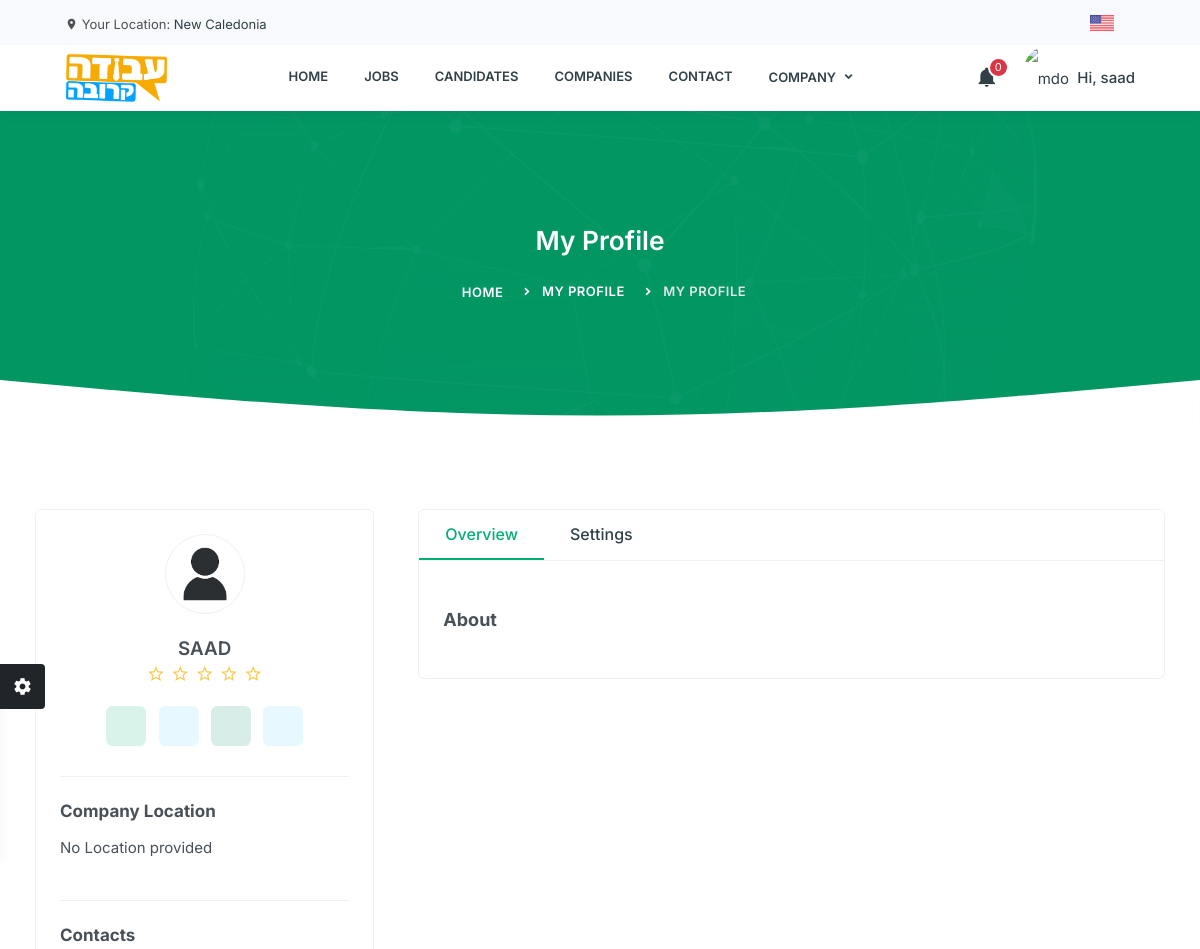
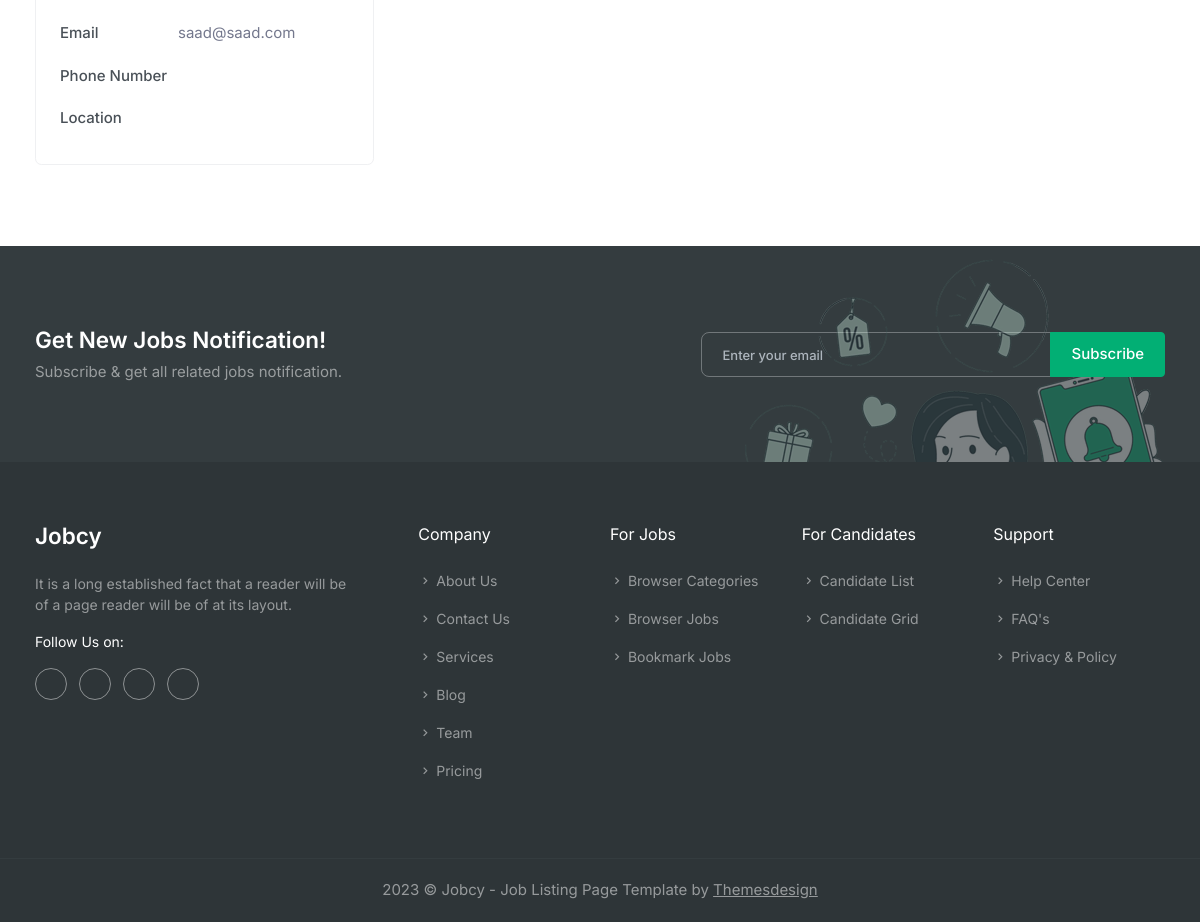
Page /profile (signed in) on the committed database (2 pictures, top to bottom).
### pages/models.py (models this page shows)
class User(AbstractUser):
    is_company = models.BooleanField(default=False)

### jobcy/views.py (the view)
# urls.py: path('profile',views.Profile.as_view(),name='profile'),
class Profile(LoginRequiredMixin, TemplateView):
    template_name = ""
    login_url = reverse_lazy('sign-in')
    def get_context_data(self, **kwargs):
        context = super().get_context_data(**kwargs)
        print(self.request.user)
        if not self.request.user.is_company:
            self.template_name = "profile.html"
            user_info = UserInfo.objects.get(user=self.request.user)
            locations = Location.objects.all()
            context['locations'] = locations
            context['user_info'] = user_info
            if context['user_info'].education_details:
                context['user_info'].education_details = eval(context['user_info'].education_details)
            if context['user_info'].experience_details:
                context['user_info'].experience_details = eval(context['user_info'].experience_details)
            context['languages'] = context['user_info'].languages.split(', ') if context['user_info'].languages else []
            context['skills'] = context['user_info'].skills.split(', ') if context['user_info'].skills else []
            context['cv_file'] = context['cv_file'] if "cv_file" in context.keys() else ""
            if context["cv_file"] != "":
                context['file_size'] = convert_size(user_info.cv_file.size)
            return context
        else:
            print("hello")
            self.template_name = "profile-company.html"
            locations = Location.objects.all()
            context['locations'] = locations
            company_info = CompanyInfo.objects.get(user=self.request.user)
            context['company_info'] = company_info
            return context

### company/models.py (called while the page is built)
    def __str__(self):
        return self.location

### templates/profile-company.html (shortened to what this page needs)
{% extends 'partials/base.html' %}
{% load static %}
{% block extra_css %}
        <link rel="stylesheet" href="{% static 'libs/choices.js/public/assets/styles/choices.min.css' %}">
{% endblock extra_css %}
{% block content %}
                    <section class="page-title-box">
                        <div class="container">
                            <div class="row justify-content-center">
                                <div class="col-md-6">
                                    <div class="text-center text-white">
                                        <h3 class="mb-4">My Profile</h3>
                                        <div class="page-next">
                                            <nav class="d-inline-block" aria-label="breadcrumb text-center">
                                                <ol class="breadcrumb justify-content-center">
                                                    <li class="breadcrumb-item"><a href="index.html">Home</a></li>
                                                    <li class="breadcrumb-item"><a href="javascript:void(0)">My Profile</a></li>
                                                    <li class="breadcrumb-item active" aria-current="page"> My Profile </li>
                                                </ol>
                                            </nav>
                                        </div>
                                    </div>
                                </div>
                            </div>
                        </div>
                    </section>
                    <div class="position-relative" style="z-index: 1">
                        <div class="shape">
                        </div>
                    </div>
                    <section class="section">
                        <div class="container">
                            <div class="row">
                                <div class="col-lg-4">
                                    <div class="card profile-sidebar me-lg-4">
                                        <div class="card-body p-4">
                                            <div class="text-center pb-4 border-bottom">
                                                <img src="{% if not company_info.profile_pic %}{% static 'images/profile.jpg' %}{% else %}/{{ company_info.profile_pic }}{% endif %}" alt=""
                                                    class="avatar-lg img-thumbnail rounded-circle mb-4" />
                                                <h5 class="mb-0 text-uppercase">{% if not company_info.company_name %}{{ request.user.username }}{% else %}{{ company_info.company_name }}{% endif %}</h5>
                                                <ul class="list-inline d-flex justify-content-center align-items-center ">
                                                    <li class="list-inline-item text-warning fs-19">
                                                        <i class="mdi mdi-star-outline"></i>
                                                        <i class="mdi mdi-star-outline"></i>
                                                        <i class="mdi mdi-star-outline"></i>
                                                        <i class="mdi mdi-star-outline"></i>
                                                        <i class="mdi mdi-star-outline"></i>
                                                    </li>
                                                </ul>
                                                <ul class="candidate-detail-social-menu list-inline mb-0">
                                                    <li class="list-inline-item">
                                                        <a target="_blank" href="{{ company_info.facebook }}" class="social-link rounded-3 btn-soft-primary"></a>
                                                    </li>
                                                    <li class="list-inline-item">
                                                        <a target="_blank" href="{{ company_info.twitter }}" class="social-link rounded-3 btn-soft-info"></a>
                                                    </li>
                                                    <li class="list-inline-item">
                                                        <a target="_blank" href="{{ company_info.watsapp }}" class="social-link rounded-3 btn-soft-success"></a>
                                                    </li>
                                                    <li class="list-inline-item">
                                                        <a target="_blank" href="{{ company_info.linkedin }}" class="social-link rounded-3 btn-soft-info"></a>
                                                    </li>
                                                </ul>
                                            </div>
                                            <div class="mt-4 border-bottom pb-4">
                                                <h5 class="fs-17 fw-bold mb-3">Company Location</h5>
                                                    {% if company_info.location_url %}
                                                        <iframe src="{{company_info.location_url}}"
                                                        style="width:100%"  height="250" allowfullscreen=
                                                        "" loading="lazy"></iframe>
                                                    {% else %}
                                                        <p> No Location provided </p>
                                                    {% endif %}
                                            </div>
                                            <div class="mt-4">
                                                <h5 class="fs-17 fw-bold mb-3">Contacts</h5>
                                                <div class="profile-contact">
                                                    <ul class="list-unstyled mb-0">
                                                        <li>
                                                            <div class="d-flex">
                                                                <label>Email</label>
                                                                <div>
                                                                    <p class="text-muted text-break mb-0">
                                                                        {% if user.email %}{{ user.email }}{% endif %}
                                                                    </p>
                                                                </div>
                                                            </div>
                                                        </li>
                                                        <li>
                                                            <div class="d-flex">
                                                                <label>Phone Number</label>
                                                            </div>
                                                        </li>
                                                        <li>
                                                            <div class="d-flex">
                                                                <label>Location</label>
                                                            </div>
                                                        </li>
                                                    </ul>
                                                </div>
                                            </div>
                                        </div>
                                    </div>
                                </div>
                                <div class="col-lg-8">
                                    <div class="card profile-content-page mt-4 mt-lg-0">
                                        <ul class="profile-content-nav nav nav-pills border-bottom mb-4" id="pills-tab"
                                                role="tablist">
                                                <li class="nav-item" role="presentation">
                                                    <button class="nav-link active" id="overview-tab" data-bs-toggle="pill"
                                                        data-bs-target="#overview" type="button" role="tab" aria-controls="overview"
                                                        aria-selected="true">
                                                        Overview
                                                    </button>
                                                </li>
                                                <li class="nav-item" role="presentation">
                                                    <button class="nav-link" id="settings-tab" data-bs-toggle="pill"
                                                        data-bs-target="#settings" type="button" role="tab" aria-controls="settings"
                                                        aria-selected="false">
                                                        Settings
                                                    </button>
                                                </li>
                                            </ul>
                                        <div class="card-body p-4">
                                            <div class="tab-content" id="pills-tabContent">
                                                <div class="tab-pane fade show active" id="overview" role="tabpanel"
                                                    aria-labelledby="overview-tab">
                                                    <div>
                                                        <h5 class="fs-18 fw-bold">About</h5>
                                                    </div>
                                                </div>
                                            </div>
                                        </div>
                                    </div>
                                </div>
                            </div>
                        </div>
                    </section>
{% endblock content %}

### templates/partials/navbar.html (shortened to what this page needs)
{% load static %}
{% block navbar %}
            <nav class="navbar navbar-expand-lg fixed-top sticky" id="navbar">
                <div class="container-fluid custom-container">
                    <a class="navbar-brand text-dark fw-bold me-auto" href="{% url 'index'%}">
                        <img src="{% static 'images/website-own-logo.png' %}" style="width: 100%; height: 50px;" alt="" class="logo-dark" />
                    </a>
                    <div class="collapse navbar-collapse" id="navbarCollapse">
                        <ul class="navbar-nav mx-auto navbar-center">
                            {% if user.is_authenticated %}
                                <li class="nav-item dropdown dropdown-hover">
                                    <a href="{% url 'index' %}" class="nav-link" id="homedrop">
                                        Home
                                    </a>
                                </li>
                            {% else %}
                                <li class="nav-item dropdown dropdown-hover">
                                    <a href="{% url 'mainindex' %}" class="nav-link" id="homedrop">
                                        Home
                                    </a>
                                </li>
                            {% endif %}
                            <li class="nav-item dropdown dropdown-hover">
                                <a href="{% url 'job-list' %}"class="nav-link" id="homedrop">
                                    Jobs
                                </a>
                            </li>
                            {% if user.is_authenticated %}
                                <li class="nav-item dropdown dropdown-hover">
                                    <a href="{% url 'candidate-list' %}" class="nav-link" id="homedrop">
                                        Candidates
                                    </a>
                                </li>
                                <li class="nav-item dropdown dropdown-hover">
                                    <a href="{% url 'company-list' %}" class="nav-link" id="homedrop">
                                        Companies
                                    </a>
                                </li>
                            {% endif %}
                            <li class="nav-item">
                                <a href="{% url 'contact' %}" class="nav-link">Contact</a>
                            </li>
                            <li class="nav-item dropdown dropdown-hover">
                                <a class="nav-link" href="javascript:void(0)" id="jobsdropdown" role="button" data-bs-toggle="dropdown">
                                    Company <div class="arrow-down"></div>
                                </a>
                            </li>
                        </ul>
                    </div>
                    <ul class="header-menu list-inline d-flex align-items-center mb-0">
                        {% if user.is_authenticated %}
                        <li class="list-inline-item dropdown me-4">
                            <a href="javascript:void(0)" class="header-item noti-icon position-relative" id="notification" data-bs-toggle="dropdown"
                                aria-expanded="false">
                                <i class="mdi mdi-bell fs-22"></i>
                                <div class="count position-absolute">{{request.user.notifications.unread|length}}</div>
                            </a>
                        </li>
                        {% endif %}
                        <li class="list-inline-item dropdown">
                            {% if user.is_authenticated %}
                                <a href="javascript:void(0)" class="header-item" id="userdropdown" data-bs-toggle="dropdown"
                                    aria-expanded="false">
                                    <img src="{% if request.session.profile_pic != '' %}/{{ request.session.profile_pic }}{% else %}{% static 'images/profile.jpg' %}{% endif %}" alt="mdo" width="35" height="35" class="rounded-circle me-1"> <span class="d-none d-md-inline-block fw-medium">Hi, {{ user.username }}</span>
                                </a>
                            {% endif %}
                        </li>
                    </ul>
                </div>
            </nav>
{% endblock navbar %}

### rows in the picture
User: username "saad", user.username "SAAD", email "saad@saad.com"

### other values in the picture
{{ request.user.notifications.unread|length }} "0"
